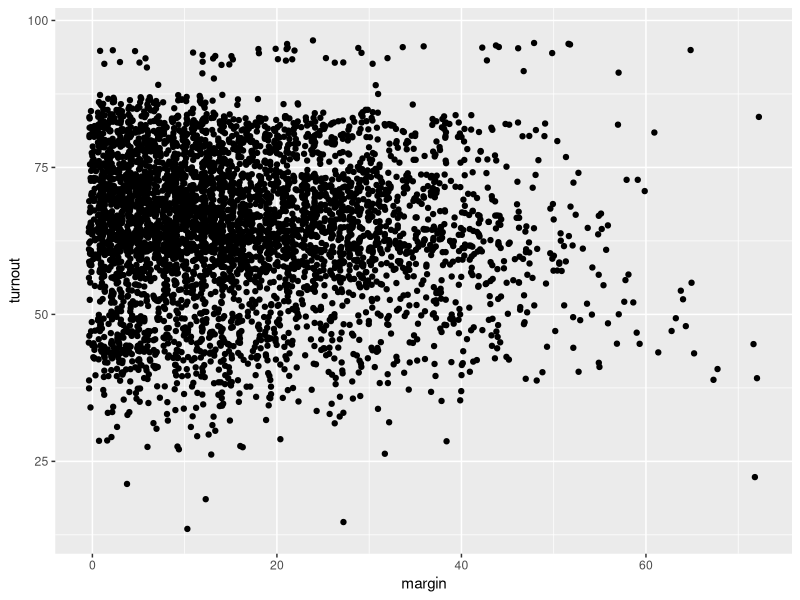
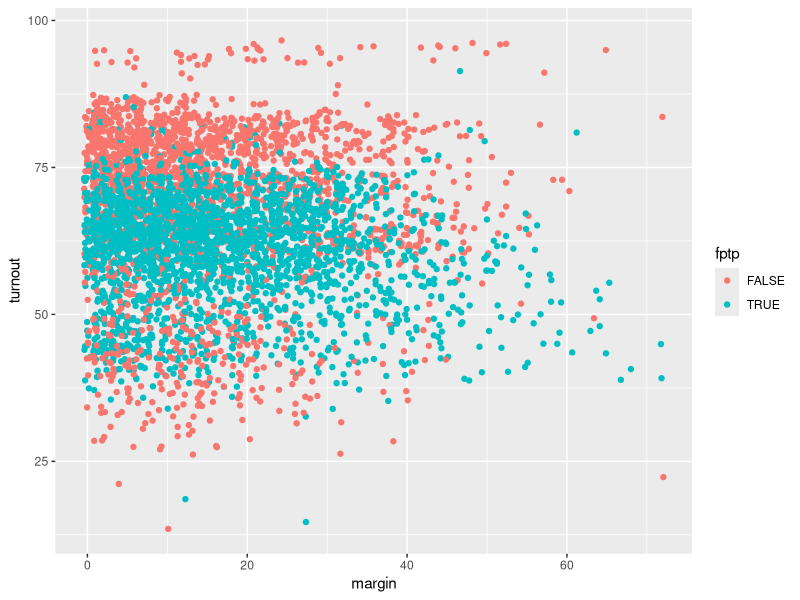

Write the R code that produced these figures, in order.
## ---- chunk 1
# Data is available on this course's github page:
# github.com/jabranham/math-camp
# Data from Herrera et al (forthcoming, AJPS)
library(foreign)
my_data <- read.dta("data/herrera-data.dta")
my_data$fptp <- as.logical(my_data$fptp)
## ---- chunk 2
library(ggplot2)
ggplot(my_data, aes(margin, turnout)) + geom_jitter()
## ---- chunk 3
ggplot(my_data, aes(margin, turnout, color=fptp)) + 
  geom_jitter()
## ---- chunk 4
mean_fptp <- mean(my_data$turnout[my_data$fptp==TRUE])
mean_notfptp <- mean(my_data$turnout[my_data$fptp==FALSE])
c(mean_fptp, mean_notfptp)
## ---- chunk 5
sd_fptp <- sd(my_data$turnout[my_data$fptp==TRUE])
sd_notfptp <- sd(my_data$turnout[my_data$fptp==FALSE])
c(sd_fptp, sd_notfptp)
## ---- chunk 6
t.test(my_data$turnout[my_data$fptp==TRUE],
  my_data$turnout[my_data$fptp==FALSE])
